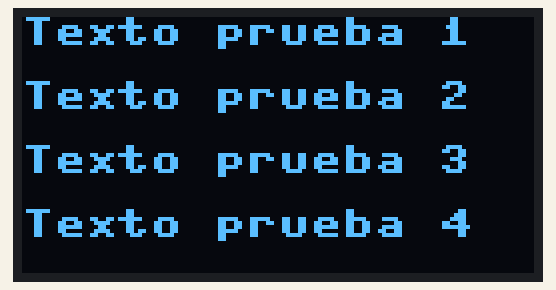
This program was run on a simulated ESP32 board running MicroPython. Parts: 128×64 one-colour display. Library files of the repository ran but are not shown: ssd1306.py, gfx.py.

Above: at 0.1 s.
At 1.1 s:
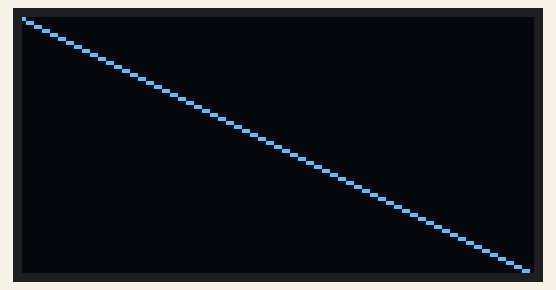
At 2.2 s:
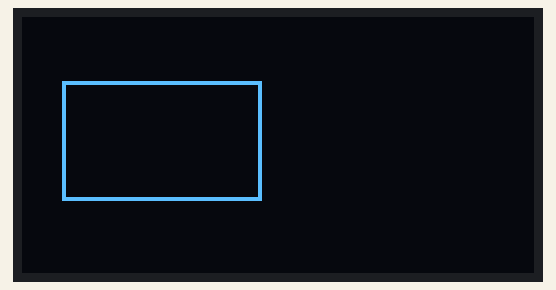
At 3.2 s:
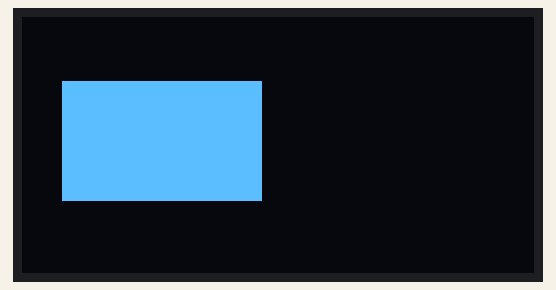
At 4.2 s:
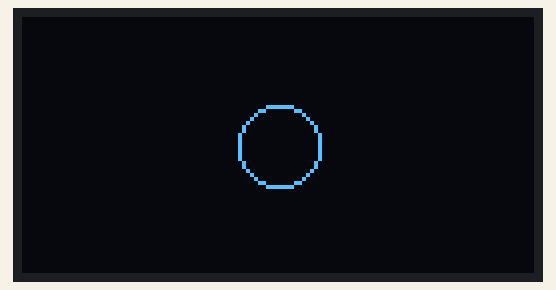
At 7.3 s:
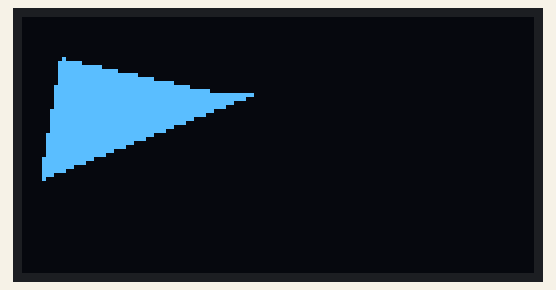

The program:

testgfxssd3306.py
```python
# Complete project details at https://RandomNerdTutorials.com/micropython-ssd1306-oled-scroll-shapes-esp32-esp8266/

from machine import Pin, I2C
import ssd1306
from time import sleep
import gfx

# ESP32 Pin assignment
i2c = I2C(-1,scl=Pin(22), sda=Pin(21))

# ESP8266 Pin assignment
#i2c = SoftI2C(scl=Pin(5), sda=Pin(4))

oled_width = 128
oled_height = 64
oled = ssd1306.SSD1306_I2C(oled_width, oled_height, i2c)

graphics = gfx.GFX(oled_width, oled_height, oled.pixel)


while True:

  oled.text("Texto prueba 1", 0, 0)
  oled.text("Texto prueba 2", 0, 16)
  oled.text("Texto prueba 3", 0, 32)
  oled.text("Texto prueba 4", 0, 48)
  oled.show()
  sleep(1)
  oled.fill(0)

  graphics.line(0, 0, 127, 64, 1)
  oled.show()
  sleep(1)
  oled.fill(0)

  graphics.rect(10, 16, 50, 30, 1)
  oled.show()
  sleep(1)
  oled.fill(0)

  graphics.fill_rect(10, 16, 50, 30, 1)
  oled.show()
  sleep(1)
  oled.fill(0)


  graphics.circle(64, 32, 10, 1)
  oled.show()
  sleep(1)
  oled.fill(0)

  graphics.fill_circle(64, 32, 10, 1)
  oled.show()
  sleep(1)
  oled.fill(0)

  graphics.triangle(10,10,55,20,5,40,1)
  oled.show()
  sleep(1)
  oled.fill(0)

  graphics.fill_triangle(10,10,55,20,5,40,1)
  oled.show()
  sleep(1)
  oled.fill(0)
  
```

Measured:
- by itself, everything shown: repeats every 8.3 s, in 8 steps
- what the display in image 1 shows lasts 1.0 s, from 1.1 s to 2.1 s
- what the display in image 2 shows lasts 1.1 s, from 2.1 s to 3.2 s
